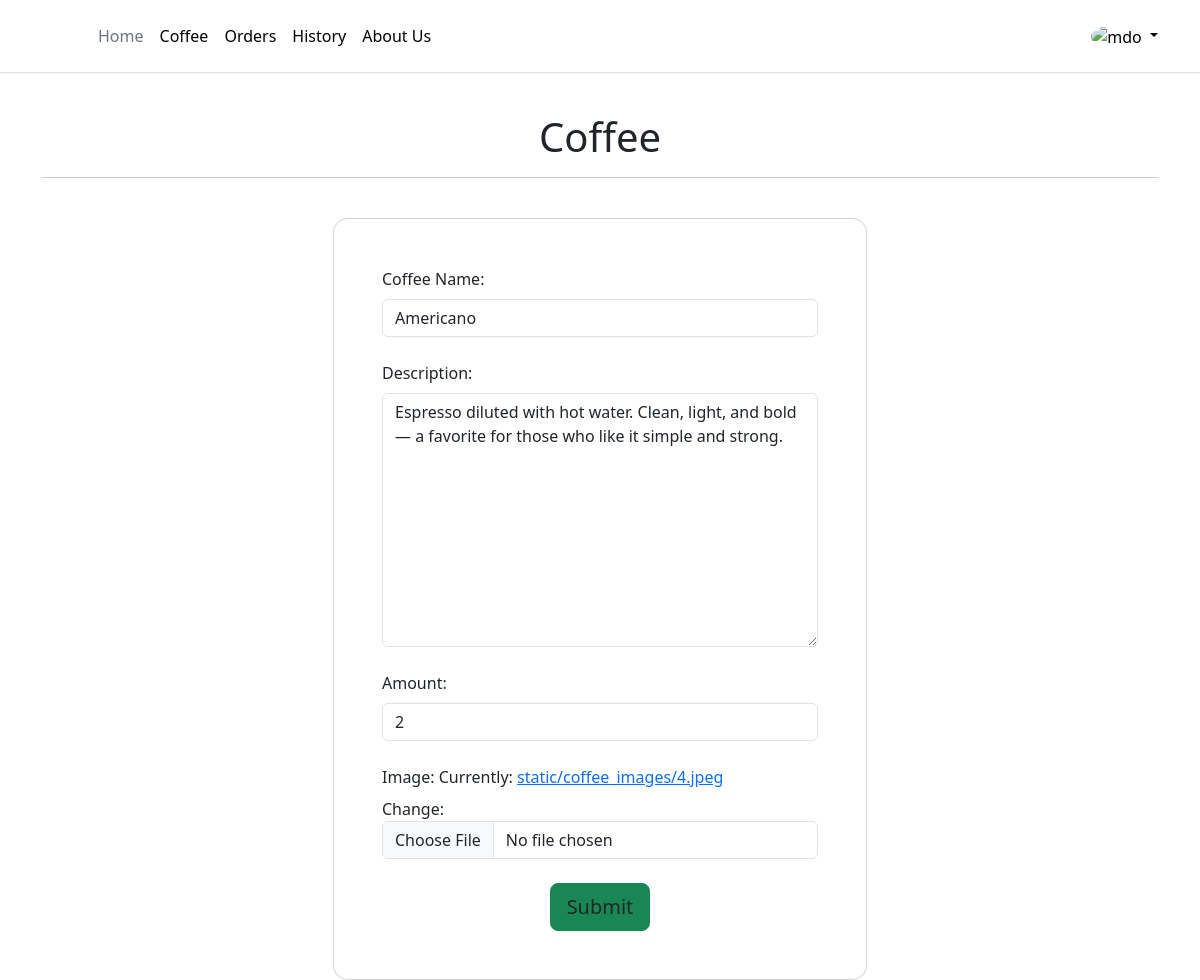
/coffee_form_add_update/9 (signed in), run on the app's committed database.
### coffee/models.py (models this page shows, shortened)
class Coffee(models.Model):
    image = models.ImageField(upload_to="static/coffee_images/")
    name = models.CharField(max_length=100)
    description = models.TextField()
    cost = models.IntegerField()

### coffee/views.py (the view, shortened to what this page needs)
# urls.py: path('coffee_form_add_update/', views.coffee_form_add_update, name='add_coffee'),
@login_required
def coffee_form_add_update(request, id=0):
    try:
        if request.method == 'GET':
            if id == 0:
                m_form = CoffeeForm()
            else:
                coffee = Coffee.objects.get(id=id)
                m_form = CoffeeForm(instance=coffee)
            return render(request, 'coffee_form.html', {'m_form': m_form})
    except Exception as e:
        print(e)
        return redirect(handler500)

### coffee/forms.py
class CoffeeForm(forms.ModelForm):
    class Meta:
        model = Coffee
        fields = ("name", "description", "cost", "image")
        labels = {
            "name": "Coffee Name",
            "description": "Description",
            "cost": "Amount",
            "image": "Image",
        }

### templates/coffee_form.html (shortened to what this page needs)
{% extends '_partials/base.html' %}
{% load static %}
{% load widget_tweaks %}
{% block body %}
<div class="container">
    <br>
    <h1 class="text-center">Coffee</h1>
    <hr>
    <br>
    <section class="vh-20 bg-image vh-20">
        <div class="mask d-flex align-items-center h-100 gradient-custom-2">
            <div class="container h-100">
                <div class="row d-flex justify-content-center align-items-center h-100">
                    <div class="col-12 col-md-9 col-lg-7 col-xl-6">
                        <div class="card" style="border-radius: 15px;">
                            <div class="card-body p-5">
                                <form enctype="multipart/form-data" method="POST">
                                    {% for field in m_form.visible_fields %}
                                    {% if field.name == "image" %}
                                    <div class="form-outline mb-4">
                                        <label class="form-label" for="id_username">{{ field.label_tag }}</label>
                                        {% render_field field class="form-control" %}
                                    </div>
                                    {% else %}
                                    <div class="form-outline mb-4">
                                        <label class="form-label" for="id_username">{{ field.label_tag }}</label>
                                        {% render_field field class="form-control" %}
                                    </div>
                                    {% endif %}
                                    {% endfor %}
                                    <div class="d-flex justify-content-center">
                                        <button type="submit"
                                            class="btn btn-success btn-block btn-lg gradient-custom-4 text-body">Submit</button>
                                    </div>
                                </form>
                            </div>
                        </div>
                    </div>
                </div>
            </div>
        </div>
    </section>
</div>
{% endblock %}

### data on the page
Coffee: name "Americano" "Espresso diluted with hot water. Clean, light, and bold — a favorite for those who like it simple and strong." "2"

### other printed values
{{ field.label_tag }} "Coffee Name:" "Description:" "Amount:"
{{ field.label_tag }} "Image:"
